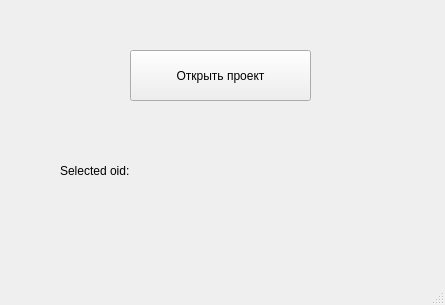
<?xml version="1.0" encoding="UTF-8"?>
<ui version="4.0">
 <class>MainWindow</class>
 <widget class="QMainWindow" name="MainWindow">
  <property name="geometry">
   <rect>
    <x>0</x>
    <y>0</y>
    <width>445</width>
    <height>305</height>
   </rect>
  </property>
  <property name="windowTitle">
   <string>MainWindow</string>
  </property>
  <widget class="QWidget" name="centralwidget">
   <widget class="QPushButton" name="pushButton">
    <property name="geometry">
     <rect>
      <x>130</x>
      <y>50</y>
      <width>181</width>
      <height>51</height>
     </rect>
    </property>
    <property name="text">
     <string>Открыть проект</string>
    </property>
   </widget>
   <widget class="QLabel" name="selectedOid">
    <property name="geometry">
     <rect>
      <x>60</x>
      <y>140</y>
      <width>301</width>
      <height>61</height>
     </rect>
    </property>
    <property name="text">
     <string>Selected oid: </string>
    </property>
   </widget>
  </widget>
  <widget class="QMenuBar" name="menubar">
   <property name="geometry">
    <rect>
     <x>0</x>
     <y>0</y>
     <width>445</width>
     <height>21</height>
    </rect>
   </property>
  </widget>
  <widget class="QStatusBar" name="statusbar"/>
 </widget>
 <resources/>
 <connections/>
</ui>
